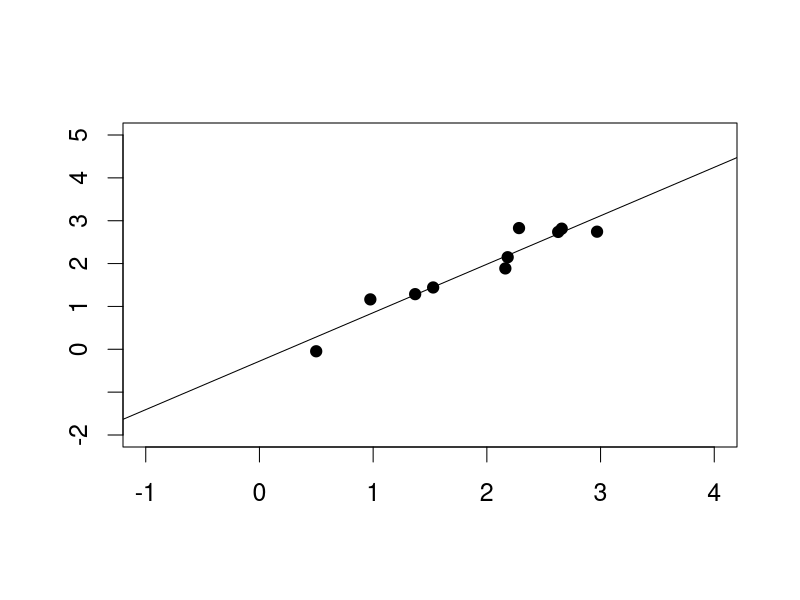
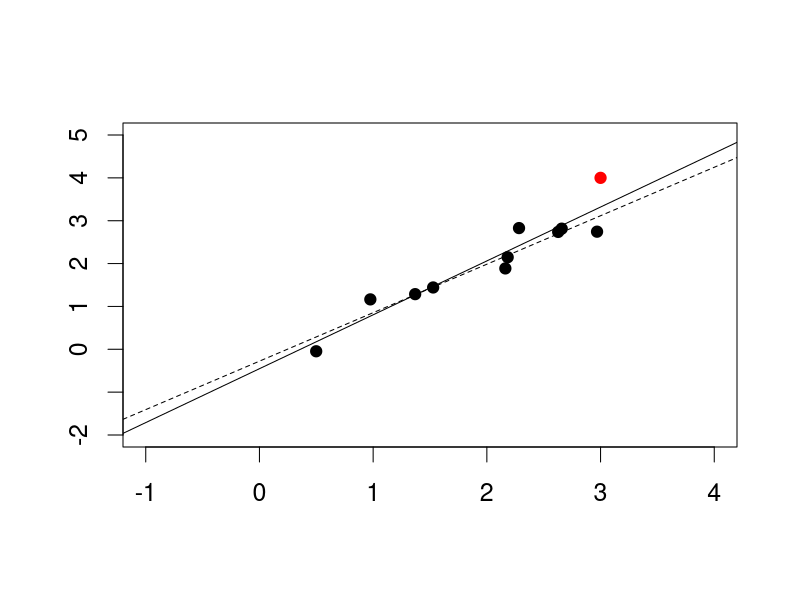
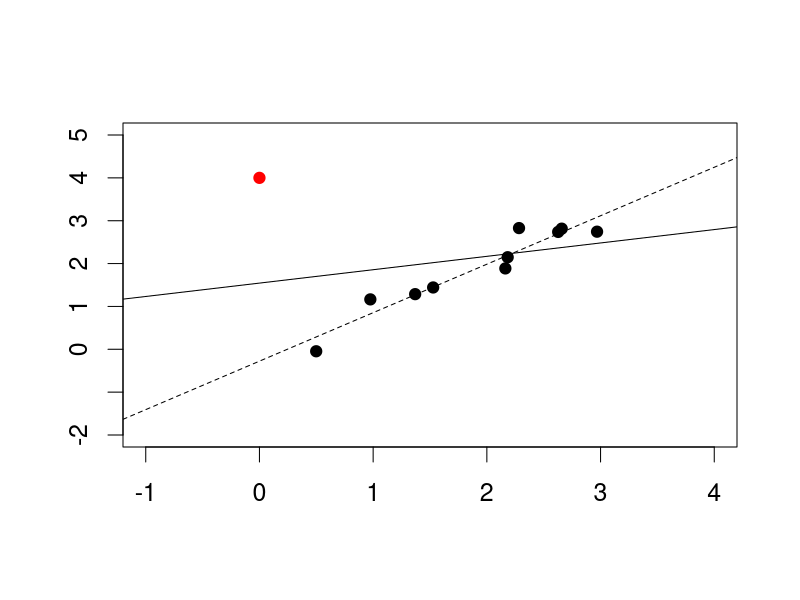
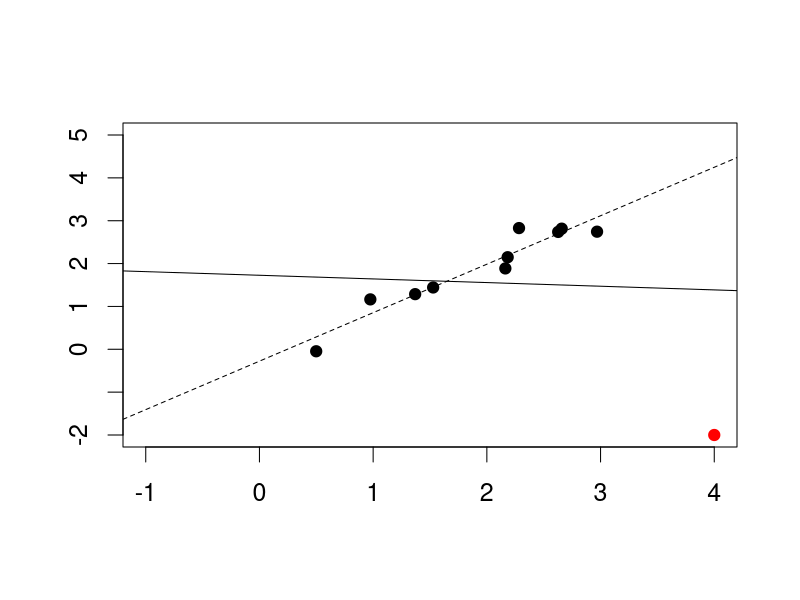
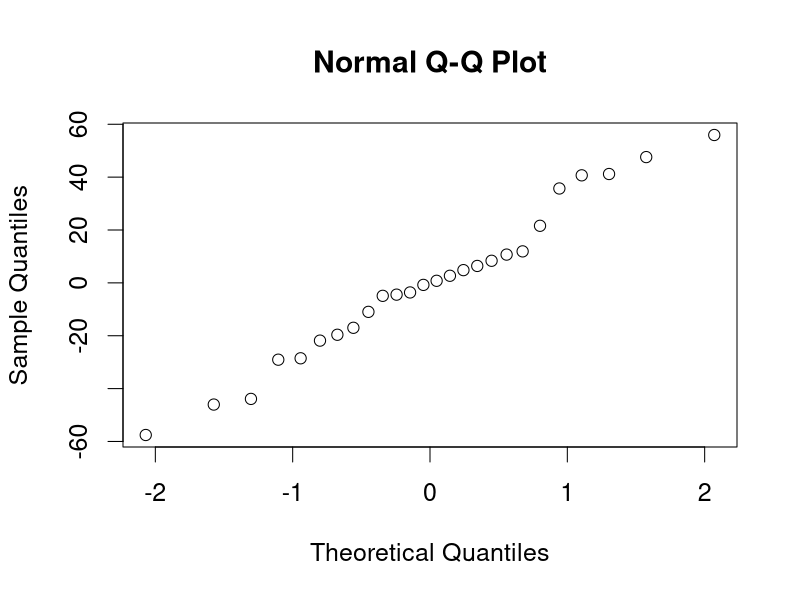
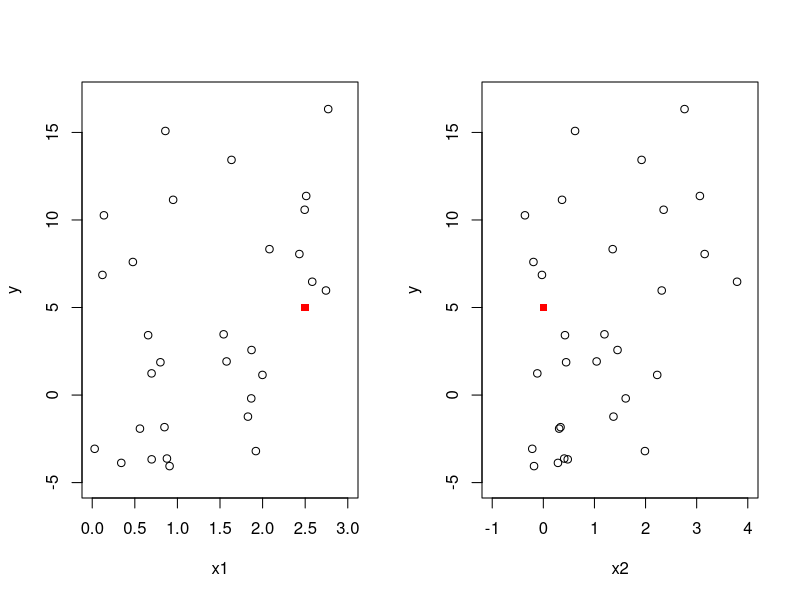
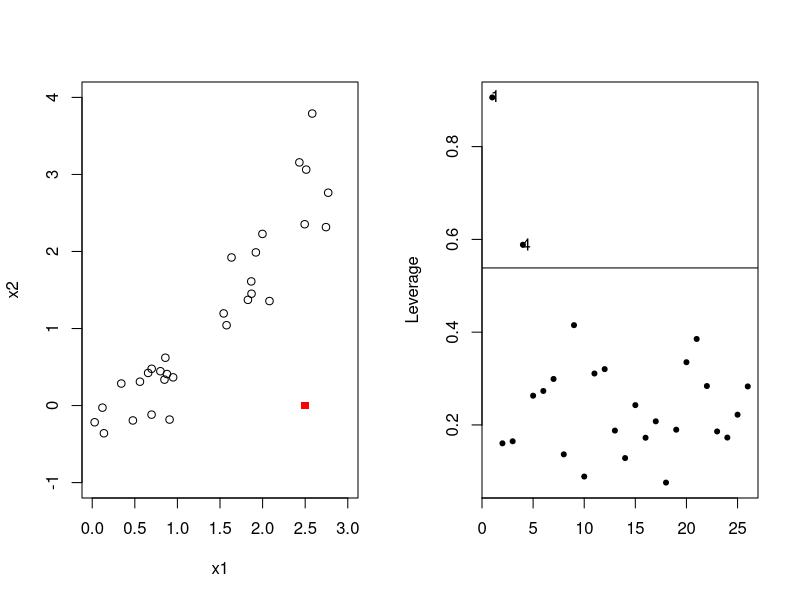
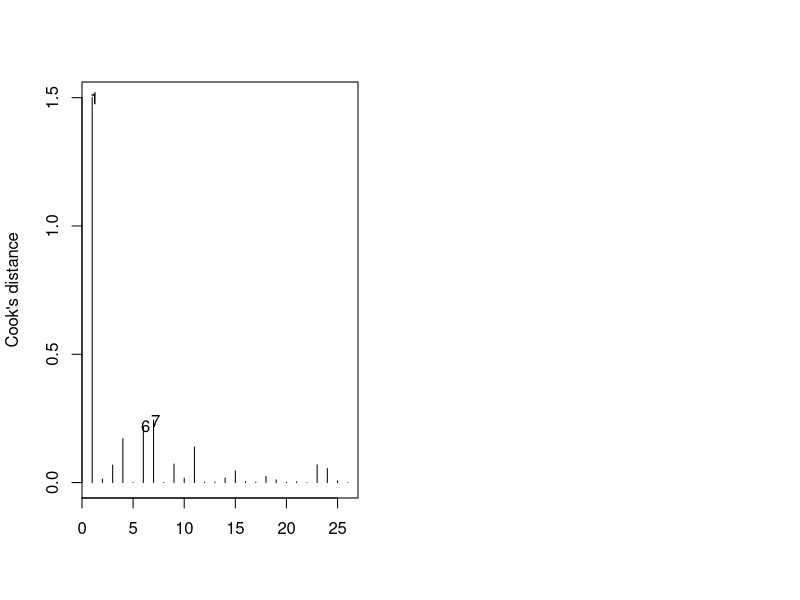

Source code (R) for these figures, in order:
## ---- chunk 1
CWD <- read.table("./datasets/01-linear-regression/christ.csv", header = T, sep = ",", dec = ".")
attach(CWD)

model <- lm(CWD.BASA ~ RIP.DENS)
model3 <- lm(I(log(CWD.BASA)) ~ RIP.DENS + I(RIP.DENS^2))
summary(model)
confint(model)

needles <- read.table("./datasets/01-linear-regression/needles.txt", header = T, sep = "\t", dec = ".")
attach(needles)
model_l5 <- lm(length ~ nitrogen * phosphor + potassium 
               + phosphor * residu)

library(car)

body.fat <- read.table("./datasets/01-linear-regression/bodyfatNKNW.txt", header = T, dec = ".")
attach(body.fat)

birnh <- read.table("./datasets/01-linear-regression/birnh.txt", header = T, sep = "\t", dec = ".")
attach(birnh)
## ---- chunk 2
set.seed(12345)  
n <- 10
X <- sort(3*runif(n))
Y <- X + 0.3*rnorm(n)

par(cex = 1.5)

plot_data_outliers <- function(outlier = NULL) {
  X_outliers <- c(X, outlier[1])
  Y_outliers <- c(Y, outlier[2])
  
  m_regular <- lm(Y ~ X)
  m_outliers <- lm(Y_outliers ~ X_outliers)
  
  plot(X, Y, xlim = c(-1, 4), ylim = c(-2, 5), pch = 19,
       xlab = "", ylab = "")
  if (!is.null(outlier)) {
    # Draw the outlier
    points(outlier[1], outlier[2], pch = 19, col = "red")
    # Draw the regression line without the outlier
    abline(m_regular, lty = "dashed")
  }
  abline(m_outliers)
}

plot_data_outliers()
## ---- chunk 3
par(cex = 1.5)
plot_data_outliers(c(3, 4))
## ---- chunk 4
par(cex = 1.5)
plot_data_outliers(c(0, 4))
## ---- chunk 5
par(cex = 1.5)
plot_data_outliers(c(4, -2))
## ---- chunk 6
qqnorm(model_l5$resid)
## ---- chunk 7
set.seed(1234)
n <- 30
x1 <- 3*runif(n)
x2 <- x1 + 0.5*rnorm(n)
y <- 2*x1 + x2 + 5*rnorm(n)

x1_outlier <- 2.5
x2_outlier <- 0
y_outlier <- 5

range <- function(...) {
  c(floor(min(...)), ceiling(max(...)))
}

x1_lim <- range(x1, x1_outlier)
x2_lim <- range(x2, x2_outlier)
y_lim <- range(y, y_outlier)

par(cex = 1.5, mfrow=c(1, 2))
plot(x1, y, xlim = x1_lim, ylim = y_lim)
points(x1_outlier, y_outlier, pch = 15, col = "red")
plot(x2, y, xlim = x2_lim, ylim = y_lim)
points(x2_outlier, y_outlier, pch = 15, col = "red")
## ---- chunk 8
plot(x1, x2, xlim = x1_lim, ylim = x2_lim)
points(x1_outlier, x2_outlier, pch = 15, col = "red")

## ---- chunk 9
p=7
n=26
lev5 <- hatvalues(model_l5)
cutoff <- 2*p/n
plot(lev5, pch = 20, xlab = "", ylab = "Leverage")
abline(h=cutoff)
text(1.3, 0.91, 1)
text(4.3, 0.59, 4)
## ---- chunk 10
cd5 <- cooks.distance(model_l5)
plot(cd5, type = "h", ylab = "Cook's distance", xlab = "")
text(1.2, 1.5, 1)
text(6.2, 0.22, 6)
text(7.2, 0.24, 7)
## ---- chunk 11
par(mfrow=c(2,2))
plot(model_l5)
## ---- chunk 12
dfb5 <- dfbetas(model_l5)[1,]
plot(dfb5, pch = 20, ylab = "DFBETAS for observation 1", xlab = "Parameter number")
## ---- chunk 13
inter5 <- phosphor * residu
par(mfrow=c(1,2))
hist(inter5, xlab = "phosphor * residual ash", main = "Histogram of phosphor * residu")
qqnorm(inter5)
## ---- chunk 14
nitrogen2 <- nitrogen[-1]
phosphor2 <- phosphor[-1]
potassium2 <- potassium[-1]
residu2 <- residu[-1]
length2 <- length[-1]
model_l6 <- lm(length2 ~ nitrogen2 *  phosphor2 + potassium2 
               + phosphor2 * residu2)
## ---- chunk 15
summary(model_l6)$coefficients
## ---- chunk 16
model_l7 <- lm(length ~ nitrogen *  phosphor + potassium 
               + residu)
## ---- chunk 17
summary(model_l7)$coefficients
## ---- chunk 18
model_l8 <- lm(length ~ nitrogen *  phosphor + potassium)
## ---- chunk 19
summary(model_l8)$coefficients
## ---- chunk 20
p2=5
lev8 <- hatvalues(model_l8)
cutoff2 <- 2*p2/n
par(mfrow=c(1,2))
plot(lev5, pch = 20, xlab = "", ylab = "Leverage")
abline(h=cutoff)
text(1.5, 0.91, 1)
text(4.5, 0.59, 4)
plot(lev8, pch = 20, xlab = "", ylab = "Leverage", ylim = c(0.0,0.9))
abline(h=cutoff2)
text(4.5, 0.59, 4)
## ---- chunk 21
cd8 <- cooks.distance(model_l8)
plot(cd8, type = "h", ylab = "Cook's distance", xlab = "")
text(4.2, 0.12, 4)
text(6.2, 0.17, 6)
text(7.2, 0.37, 7)
## ---- chunk 22
par(mfrow=c(2,2))
plot(model_l8)
